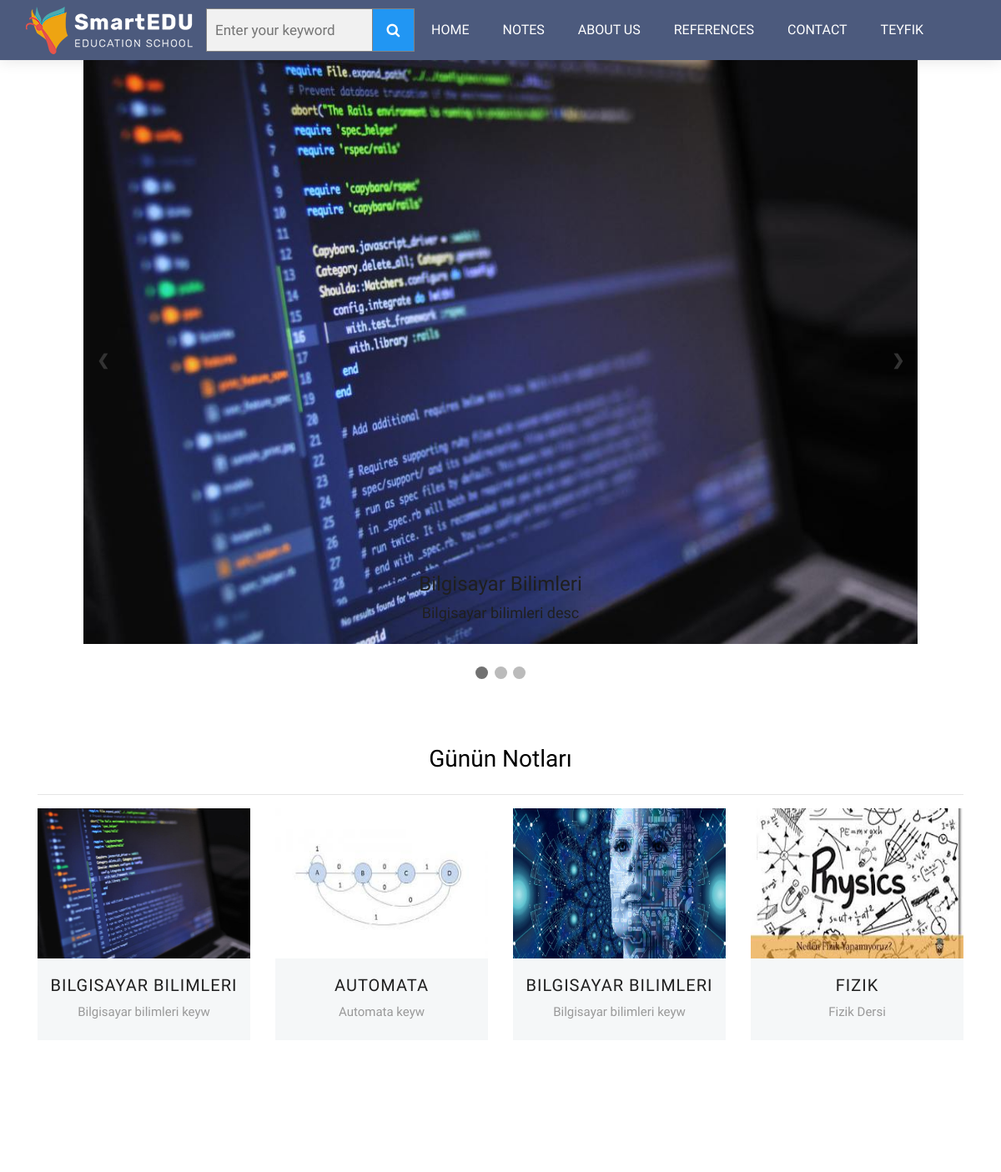
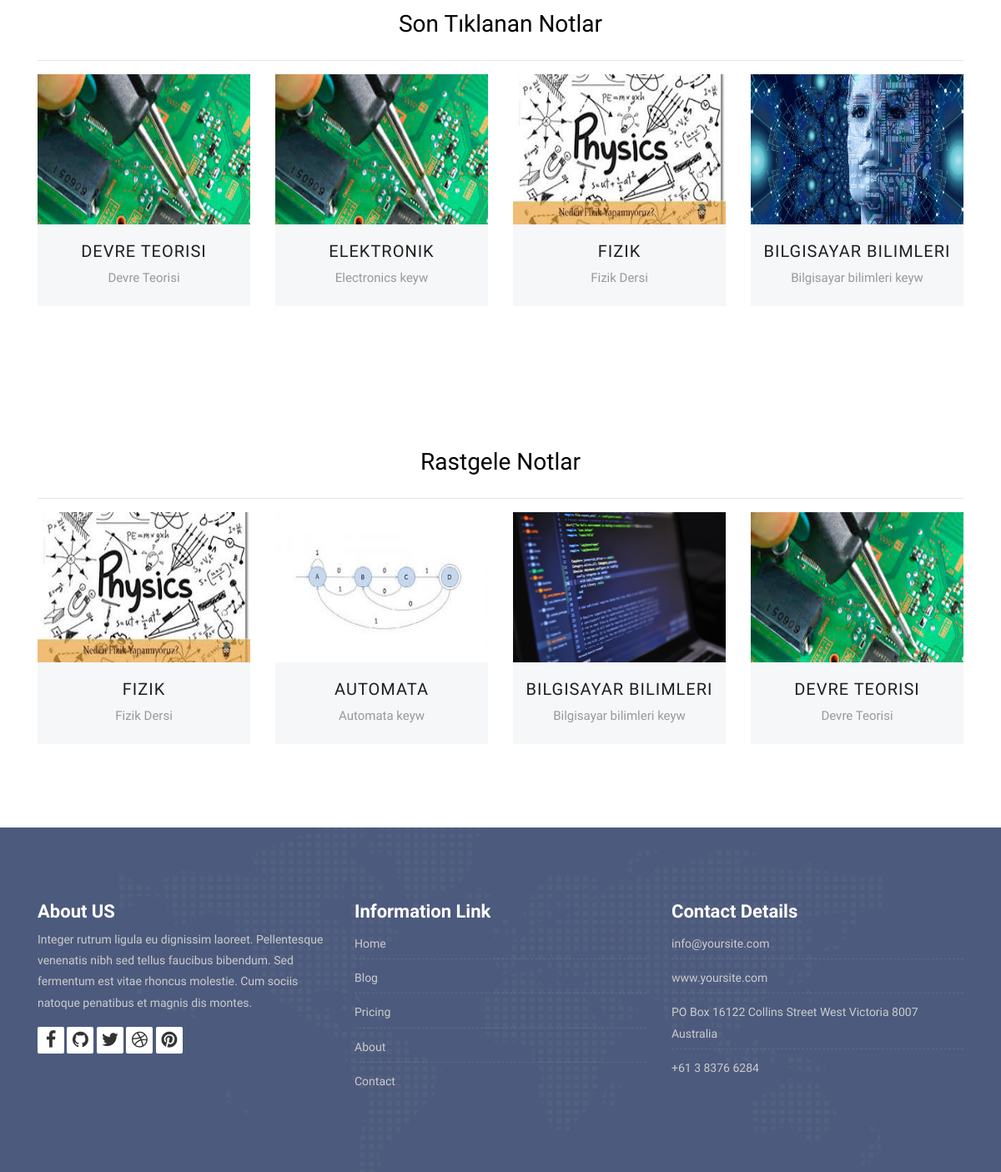
The app's page / (signed in) with its own data (2 pictures, top to bottom).
### Note/models.py (models this page shows, shortened)
class Note(models.Model):
    STATUS = (
        ('True', 'Evet'),
        ('False', 'Hayır'),
    )
    category=models.ForeignKey(Category,on_delete=models.CASCADE)#category tablosu ile ilişki
    title = models.CharField(blank=True,max_length=100)
    keywords = models.CharField(blank=True,max_length=255)
    description = models.CharField(blank=True,max_length=255)
    image = models.ImageField(blank=True,upload_to='images/')
    status = models.CharField(max_length=10, choices=STATUS)
    slug = models.SlugField(null=False,unique=True)
    detail=RichTextUploadingField()
    created_at=models.DateTimeField(auto_now_add=True)
    updated_at=models.DateTimeField(auto_now=True)

### home/views.py (the view)
# urls.py: path('',views.index,name='index'),
def index(request):
    setting= Setting.objects.get(pk=1)
    sliderdata=Note.objects.all()[:3]
    category=Category.objects.all()
    daynotes=Note.objects.all()[:4]
    lastnotes = Note.objects.all().order_by('-id')[:4]
    randomnotes = Note.objects.all().order_by('?')[:4]
    context={'setting':setting,
             'category':category,
             'page':'home',
             'sliderdata':sliderdata,
             'daynotes':daynotes,
             'lastnotes':lastnotes,
             'randomnotes':randomnotes,
             }
    return render(request,'index.html' ,context)

### home/templates/index.html (shortened to what this page needs)
{% extends "homebase.html" %}
{% block slider %}{% include "slider.html" %}{% endblock %}
{% block content %}{% include "content.html" %}{% endblock %}

### home/templates/header.html (shortened to what this page needs)
{% load static %}
<div>
    <header class="top-navbar">
        <nav class="navbar navbar-expand-lg navbar-light bg-light">
            <div class="container-fluid">
                <a class="navbar-brand" aria-expanded="true" href="/">
                    <img src="{% static 'images/logo.png'%}" alt="" />
                </a>
                <div>
                    <form class="example" action="/search/" method="post" style="margin: auto;max-width:250px">
                        <input id="query" name="query" class="input search" type="text" placeholder="Enter your keyword">
                        <button type="submit"><i class="fa fa-search"></i></button>
                    </form>
                </div>
                <div class="collapse navbar-collapse" id="navbars-host">
                    <ul class="navbar-nav ml-auto">
                        <li class="nav-item"><a class="nav-link" href="/home">Home</a></li>
                        <li class="nav-item dropdown">
                            <a class="nav-link dropdown-toggle" href="#">Notes </a>
                                {% load mptt_tags %}
                        </li >
                        <li class="nav-item"><a class="nav-link" href="/about">About Us</a></li>
                        <li class="nav-item"><a class="nav-link" href="/references">References</a></li>
                        <li class="nav-item"><a class="nav-link" href="/contact">Contact</a></li>
                    </ul>
                    <ul class="nav navbar-nav navbar-collapse">
                        {% if user.id is not None %}
                            <li class="nav-item dropdown">
                                <a class="nav-link dropdown-toggle">{{ user.first_name }} </a>
                            </li>
                        {% else %}
                            <li class="nav-item"> <a class="nav-link" href="/login/">Login </a></li>
                            <li class="nav-item"> <a class="nav-link" href="/signup/">Sign up</a></li>
                        {% endif %}
                    </ul>
                </div>
            </div>
        </nav>
    </header>
</div>

### home/templates/slider.html
{% load static %}
<div class="slideshow-container">
    {% for rs in sliderdata %}
        <div class="mySlides">
            <div class="numbertext"></div>
            <a href="/note/{{ rs.id }}/{{ rs.slug }}"><img src="{{ rs.image.url }}" alt="" style="width:100%" height="700 px"></a>
            <div class="text">
                <h1>{{ rs.title }}</h1>
                <h3 class="flex-md-wrap">{{ rs.description }}</h3>
            </div>
        </div>
    {% endfor %}
    <a class="prev" onclick="plusSlides(-1)">&#10094;</a>
    <a class="next" onclick="plusSlides(1)">&#10095;</a>
</div>
<br>
<div style="text-align:center">
    <span class="dot" onclick="currentSlide(1)"></span>
    <span class="dot" onclick="currentSlide(2)"></span>
    <span class="dot" onclick="currentSlide(3)"></span>
</div>

### home/templates/content.html
{% load static %}
<div id="notes" class="section wb">
    <div class="container">
        <h2>Günün Notları</h2>
        <hr>
        <div class="row">
            {% for rs in daynotes %}
                <div class="col-lg-3 col-md-6 col-12">
                    <div class="our-team">
                        <div class="team-img">
                            <img src="{{ rs.image.url }}" alt="" style="height: 180px">
                        </div>
                        <div class="team-content">
                            <a href="/note/{{ rs.id }}/{{ rs.slug }}"><h3 class="title">{{ rs.title }}</h3></a>
                            <span class="post">{{ rs.keywords }}</span>
                        </div>
                    </div>
                </div>
            {% endfor %}
        </div>
    </div>
</div>
<div id="notes" class="section wb">
    <div class="container">
        <h2>Son Tıklanan Notlar</h2>
        <hr>
        <div class="row">
            {% for rs in lastnotes %}
                <div class="col-lg-3 col-md-6 col-12">
                    <div class="our-team">
                        <div class="team-img">
                            <img src="{{ rs.image.url }}" alt="" style="height: 180px">
                        </div>
                        <div class="team-content">
                            <a href="/note/{{ rs.id }}/{{ rs.slug }}"><h3 class="title">{{ rs.title }}</h3></a>
                            <span class="post">{{ rs.keywords }}</span>
                        </div>
                    </div>
                </div>
            {% endfor %}
        </div>
    </div>
</div>
<div id="notes" class="section wb">
    <div class="container">
        <h2>Rastgele Notlar</h2>
        <hr>
        <div class="row">
            {% for rs in randomnotes %}
                <div class="col-lg-3 col-md-6 col-12">
                    <div class="our-team">
                        <div class="team-img">
                            <img src="{{ rs.image.url }}" alt="" style="height: 180px">
                        </div>
                        <div class="team-content">
                            <a href="/note/{{ rs.id }}/{{ rs.slug }}"><h3 class="title">{{ rs.title }}</h3></a>
                            <span class="post">{{ rs.keywords }}</span>
                        </div>
                    </div>
                </div>
            {% endfor %}
        </div>
    </div>
</div>

### home/static/style.css (style rules this page uses)
body { color: #333333; font-size: 14px; font-family: 'Rubik', sans-serif; line-height: 1.80857; }
html, body { height: 100%; }
a { color: #1f1f1f; text-decoration: none !important; outline: none !important; -webkit-transition: all .3s ease-in-out; -moz-transition: all .3s ease-in-out; -ms-transition: all .3s ease-in-out; -o-transition: all .3s ease-in-out; transition: all .3s ease-in-out; }
h1, h2, h3, h4, h5, h6 { letter-spacing: 0; font-weight: normal; position: relative; padding: 0 0 10px 0; font-weight: normal; line-height: 120% !important; color: #1f1f1f; margin: 0 }
h1 { font-size: 24px }
h2 { font-size: 22px }
h3 { font-size: 18px }
a { color: #1f1f1f; text-decoration: none; outline: none; }
a, .btn { text-decoration: none !important; outline: none !important; -webkit-transition: all .3s ease-in-out; -moz-transition: all .3s ease-in-out; -ms-transition: all .3s ease-in-out; -o-transition: all .3s ease-in-out; transition: all .3s ease-in-out; }
.top-navbar .bg-light { background: #4c5a7d !important; }
.top-navbar .navbar-light .navbar-nav .nav-link { color: #ffffff; font-size: 16px; font-weight: 500; }
.top-navbar .navbar-light .navbar-nav .nav-item { position: relative; display: inline-block; padding: 15px 0px; margin: 0px 20px; }
.top-navbar .navbar-light .navbar-nav .nav-item .nav-link { padding: 6px 0px; position: relative; display: block; line-height: 30px; letter-spacing: 0px; text-transform: uppercase; }
.top-navbar .navbar-light .navbar-nav .nav-item::after { position: absolute; content: ''; left: 50%; bottom: auto; top: 11px; width: 5px; height: 5px; opacity: 0; margin-left: -3px; background-color: #ffffff; border-radius: 50px; -webkit-transform: translateY(0px); transform: translateY(0px); transition: all 900ms ease; -webkit-transition: all 900ms ease; -ms-transition: all 900ms ease; -o-transition: all 900ms ease; -moz-transition: all 900ms ease; }
.top-navbar .navbar-light .navbar-nav .nav-item .nav-link::before { position: absolute; content: ''; left: 0%; bottom: auto; top: -4px; width: 5px; height: 5px; border-radius: 50px; opacity: 0; margin-left: -10px; background-color: #ffffff; -webkit-transform: translateY(0px); transform: translateY(0px); transition: all 900ms ease; -webkit-transition: all 900ms ease; -ms-transition: all 900ms ease; -o-transition: all 900ms ease; -moz-transition: all 900ms ease; }
.top-navbar .navbar-light .navbar-nav .nav-item .nav-link::after { position: absolute; content: ''; right: 0%; left: auto; bottom: auto; top: -4px; width: 5px; height: 5px; border-radius: 50px; border: none !important; opacity: 0; margin-right: -11px; background-color: #ffffff; transition: all 900ms ease; -webkit-transition: all 900ms ease; -ms-transition: all 900ms ease; -o-transition: all 900ms ease; -moz-transition: all 900ms ease; }
.top-navbar .bg-light { padding-top: 0px; padding-bottom: 0px; box-shadow: 0 0 18px 0 rgba(0,0,0,.12); }
.section { display: block; position: relative; overflow: hidden; padding: 70px 0; }
.section.wb { background-color: #ffffff; }
.our-team { text-align: center; margin-bottom: 30px; }
.our-team .team-img { overflow: hidden; position: relative; }
.our-team .team-img img { width: 100%; height: auto; }
.our-team .team-content { padding: 20px 0; background: #f5f7f8; color: #54478a; }
.our-team .title { display: block; font-size: 20px; font-weight: 500; letter-spacing: 1px; text-transform: uppercase; margin: 0 0 7px 0; padding: 0px; }
.our-team .post { display: block; font-size: 15px; color: #999; }

### home/static/css/slider.css (style rules this page uses)
* { box-sizing:border-box }
.slideshow-container { max-width: 1000px; position: relative; margin: auto; }
.mySlides { display: none; }
.prev, .next { cursor: pointer; position: absolute; top: 50%; width: auto; margin-top: -22px; padding: 16px; color: white; font-weight: bold; font-size: 18px; transition: 0.6s ease; border-radius: 0 3px 3px 0; user-select: none; }
.next { right: 0; border-radius: 3px 0 0 3px; }
.text { color: #f2f2f2; font-size: 15px; padding: 8px 12px; position: absolute; bottom: 8px; width: 100%; text-align: center; }
.numbertext { color: #f2f2f2; font-size: 12px; padding: 8px 12px; position: absolute; top: 0; }
.dot { cursor: pointer; height: 15px; width: 15px; margin: 0 2px; background-color: #bbb; border-radius: 50%; display: inline-block; transition: background-color 0.6s ease; }
.active, .dot:hover { background-color: #717171; }

### home/static/css/tabs.css (style rules this page uses)
body { background:#fff; font-family: 'Arimo', sans-serif; }
h2 { color:#000; text-align:center; font-size:2em; }

### records on screen
Note: image (picture), title "Bilgisayar Bilimleri", description "Bilgisayar bilimleri desc", title "BILGISAYAR BILIMLERI", keywords "Bilgisayar bilimleri keyw"
Note: image (picture), title "AUTOMATA", keywords "Automata keyw"
Note: image (picture), title "BILGISAYAR BILIMLERI", keywords "Bilgisayar bilimleri keyw"
Note: image (picture), title "FIZIK", keywords "Fizik Dersi"
Note: image (picture), title "DEVRE TEORISI", keywords "Devre Teorisi"
Note: image (picture), title "ELEKTRONIK", keywords "Electronics keyw"

### other values on screen
{{ user.first_name }} "TEYFIK"
